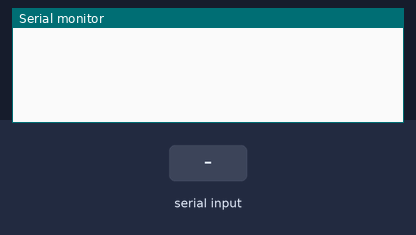
This sketch was run on a simulated Arduino Uno, built with avr-gcc and run on an emulated ATmega328P. Parts: the last lines printed to the serial monitor. Inputs (shaded band) come from the test bench.

Above: at 1.2 s.
1.3 s: "1\n" received over Serial
At 2.5 s:
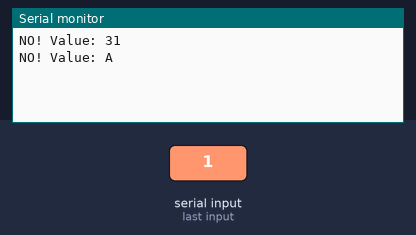
2.8 s: byte 119 (0x77) received over Serial
At 3.6 s:
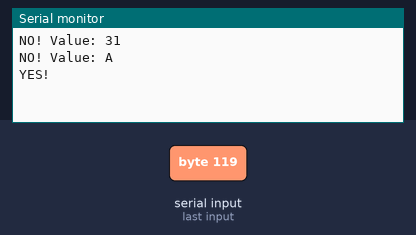
4.3 s: "0\n" received over Serial
At 4.7 s:
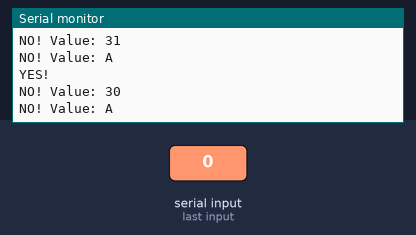

Measured:
- after the input at 1.3 s, the serial monitor: prints a new line at once (image 1)
- after the input at 2.8 s, the serial monitor: prints a new line at once (image 2)
- after the input at 4.3 s, the serial monitor: prints a new line at once (image 3)

The sketch:

getDownloadChar.ino
```cpp
int incomingByte = 0;

void setup() {
  Serial.begin(115200);
}

void loop() {
  if (Serial.available() > 0) {
    incomingByte = Serial.read();
    if (incomingByte == 0x77) {
      Serial.print("YES!\n");
    } else {
      Serial.print("NO! Value: ");
      Serial.print(incomingByte, HEX);
      Serial.print("\n");
    }
  }
}
```
